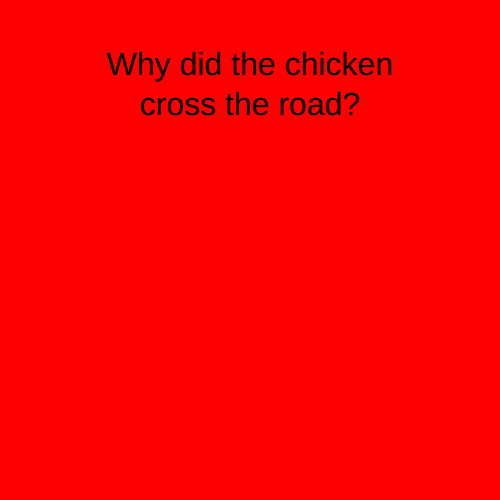
Frame 1 (no input)
Frame 60 (no input): identical to frame 1, image omitted
Frame 120 (the mouse pressed at the canvas centre since frame 60): identical to frame 1, image omitted

The p5.js sketch that drew this single still picture (run headless with seeded random() and noise() and a simulated clock; from frame 60 on, the mouse is pressed at the canvas centre):

// p5.js sketch
// ── sketch.js
let timer = 0;
let state = 0;

function setup() {
  createCanvas(500, 500);
  textSize(32);
  textAlign(CENTER);
  rectMode(CENTER);
}

function draw() {
  switch (state) {
    case 0:
    background('red');
    text("Why did the chicken\ncross the road?", 250, 250, 350, 400);
    timer++;
    if (timer > 5*60) {
      state = 1;
      timer = 0;
    }
    break;

    case 1:
    background('blue');
    text("to get to the other side", 250, 250, 350, 400);
    break;
  }
}
